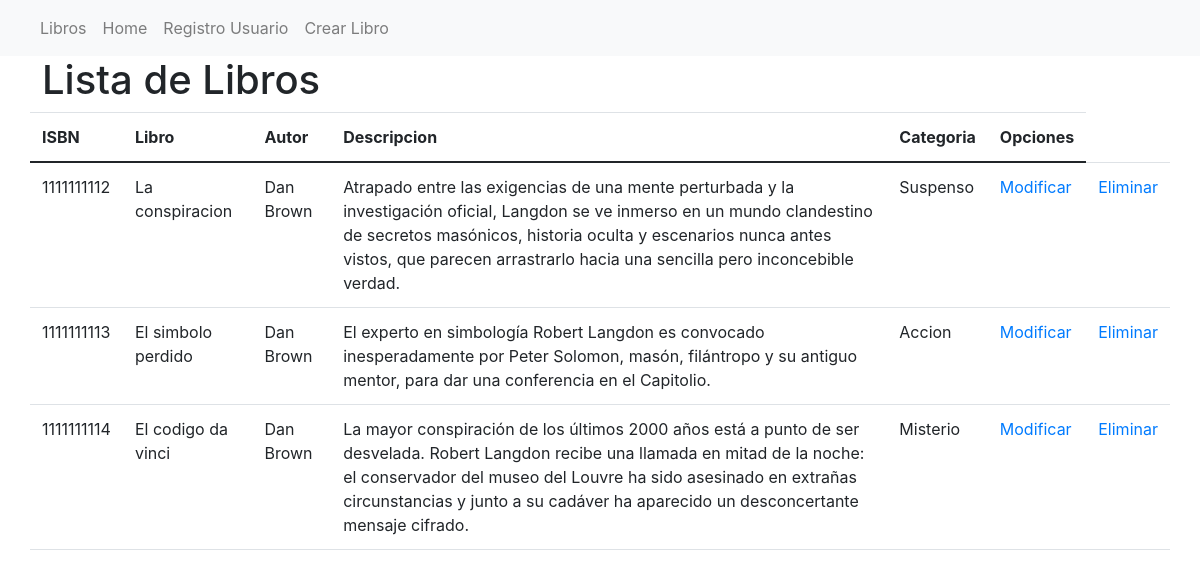
/libros, run on an earlier commit of the app's database.
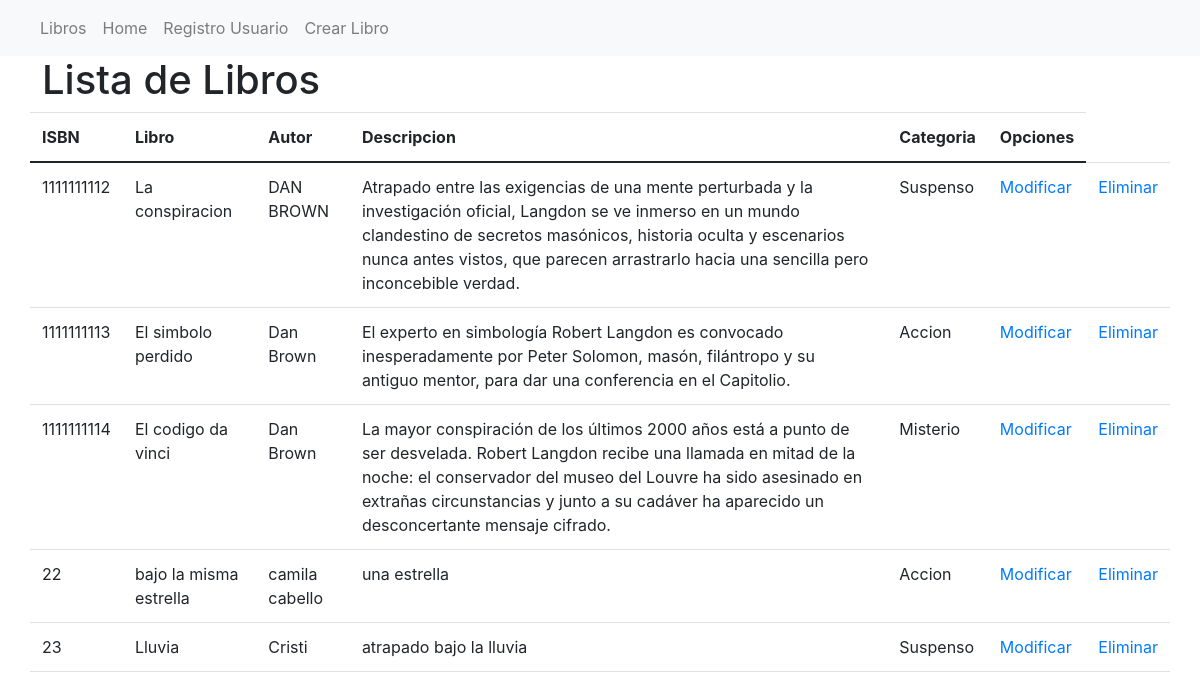
And on a later commit of the database.
### core/models.py (models this page shows, shortened)
class Libro(models.Model):
    isbn= models.IntegerField( primary_key=True, verbose_name='ISBN')
    nombre= models.CharField(max_length=30, verbose_name='Nombre Libro')
    autor= models.CharField(max_length=40, verbose_name='Autor')
    descripcion= models.CharField(max_length=350, verbose_name='Descripcion')
    categoria = models.ForeignKey(Categoria, on_delete=models.CASCADE)

class Categoria(models.Model):
    idCategoria =models.IntegerField(primary_key=True, verbose_name='Id de Categoria')
    nombreCategoria = models.CharField(max_length=50, verbose_name='Nombre de la Categoria')
    def __str__(self):
        return self.nombreCategoria

### core/views.py (the view)
# urls.py: path('libros', libros, name="libro"),
def libros(request):
    libros = Libro.objects.all()
    datos = {
        'libros': libros
    }
    return render(request, 'core/libros.html', datos)

### core/templates/core/libros.html (shortened to what this page needs)
<!DOCTYPE html>
<html lang="en">
<head>
    <link href="https://cdn.jsdelivr.net/npm/bootstrap@5.0.1/dist/css/bootstrap.min.css" rel="stylesheet">
    <link rel="stylesheet" href="https://cdn.jsdelivr.net/npm/bootstrap@4.6.0/dist/css/bootstrap.min.css">
</head>
<body>
    <nav class="navbar navbar-expand-lg navbar-light bg-light">
        <div class="collapse navbar-collapse" id="navbarNav">
          <ul class="navbar-nav">
            <li class="nav-item ">
              <a class="nav-link" href="{% url 'libro' %}">Libros </a>
            </li>
            <li class="nav-item">
              <a class="nav-link" href="{% url 'home' %}">Home</a>
            </li>
            <li class="nav-item">
              <a class="nav-link" href="{% url 'registro_us' %}">Registro Usuario</a>
            </li>
            <li class="nav-item">
              <a class="nav-link" href="{% url 'crea_libro' %}">Crear Libro</a>
            </li>
           <li>
            <div id="MyClockDisplay" class="nav-link clock" onload="showTime()"></div>
          </li>
          </ul>
        </div>
      </nav>
    <div class="container">
        <div class="row">
            <h1>Lista de Libros</h1>
        </div>
        <div class= "row">
        <table class="table">
            <thead>
                <tr>
                    <th scope="col">ISBN</th>
                    <th scope="col">Libro</th>
                    <th scope="col">Autor</th>
                    <th scope="col">Descripcion</th>
                    <th scope="col">Categoria</th>
                    <th scope="col">Opciones</th>
                </tr>
            </thead>
            <tbody>
                {% for li in libros %}
                <tr>
                    <td>{{li.isbn}}</td>
                    <td>{{li.nombre}}</td>
                    <td>{{li.autor}}</td>
                    <td>{{li.descripcion}}</td>
                    <td>{{li.categoria}}</td>
                    <td><a href="{% url 'form_libros' li.isbn %}">Modificar</a></td>
                    <td><a href="{% url 'eliminar_l' li.isbn %}">Eliminar</a></td>
                </tr>
                {% endfor %}
            </tbody>
        </table>
        <br><br>
    </div>
    </body>

What changed in the data, as far as the page shows it:
changed Libro "La conspiracion": autor "Dan Brown" → "DAN BROWN"
added Libro: isbn "22", nombre "bajo la misma estrella", autor "camila cabello", descripcion "una estrella", categoria "Accion"
added Libro: isbn "23", nombre "Lluvia", autor "Cristi", descripcion "atrapado bajo la lluvia", categoria "Suspenso"
